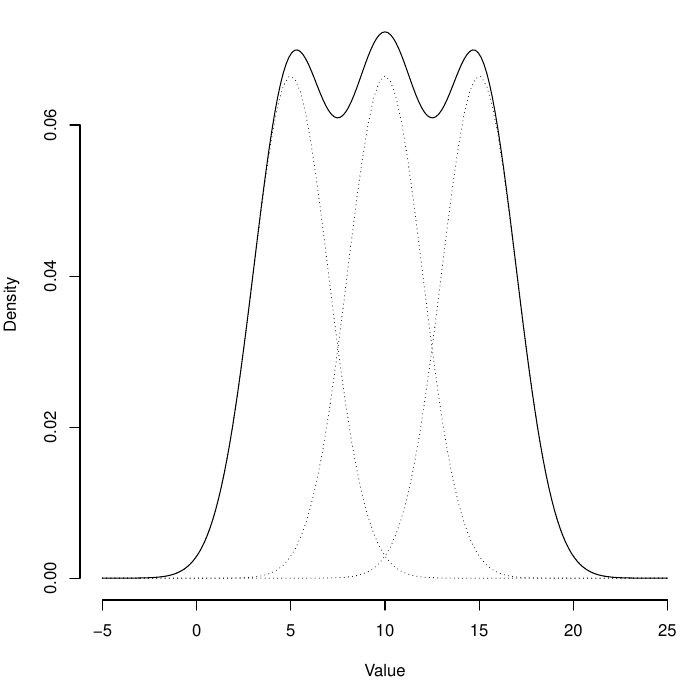

This chart was generated by the following R code:
pdf("gaussian_mixture.pdf")
par0 <- par(mar=c(5,4,0.5,0.5))
curve((dnorm(x,5,2)+dnorm(x,10,2)+dnorm(x,15,2))/3, -5, 25, n=201, xlab="Value", ylab="Density", frame.plot=FALSE)
for (m in c(5,10,15)) curve(dnorm(x,m,2)/3, lty=3, n=101, add=TRUE)
